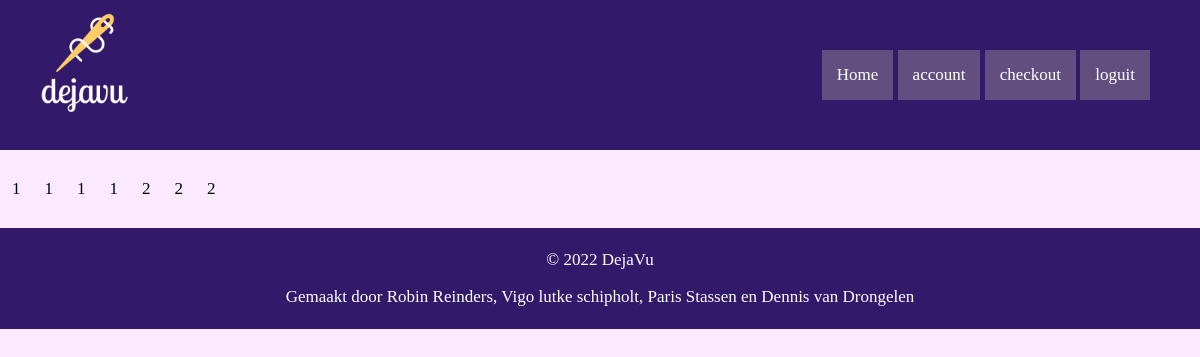
The page /checkout.php on the database its author committed.
### tables this page shows
CREATE TABLE `checkout` (
  `id` int(11) NOT NULL,
  `user_id` varchar(255) NOT NULL,
  `product_id` varchar(255) NOT NULL
);

### checkout.php (the view, shortened to what this page needs)
<?php
$pdo = connect();
$stmt = $pdo->query("SELECT * FROM checkout");
include_once("includes/header_ingelogd.php");
while ($data = $stmt->fetch())
{
    echo "<div class='product_wrapper'>";
    echo "<p>" . $data['product_id'] . "</p>";
    echo "</div>";
}
include_once("includes/footer.php");

### includes/styles.css (style rules this page uses)
body { margin: 0; padding: 0; background-color: #FBEAFF; font-size: 17px; }
.product_wrapper { display: inline-block; padding: 1%; }

### rows shown on the page
checkout: product "1"
checkout: product "1"
checkout: product "1"
checkout: product "1"
checkout: product "2"
checkout: product "2"
checkout: product "2"
